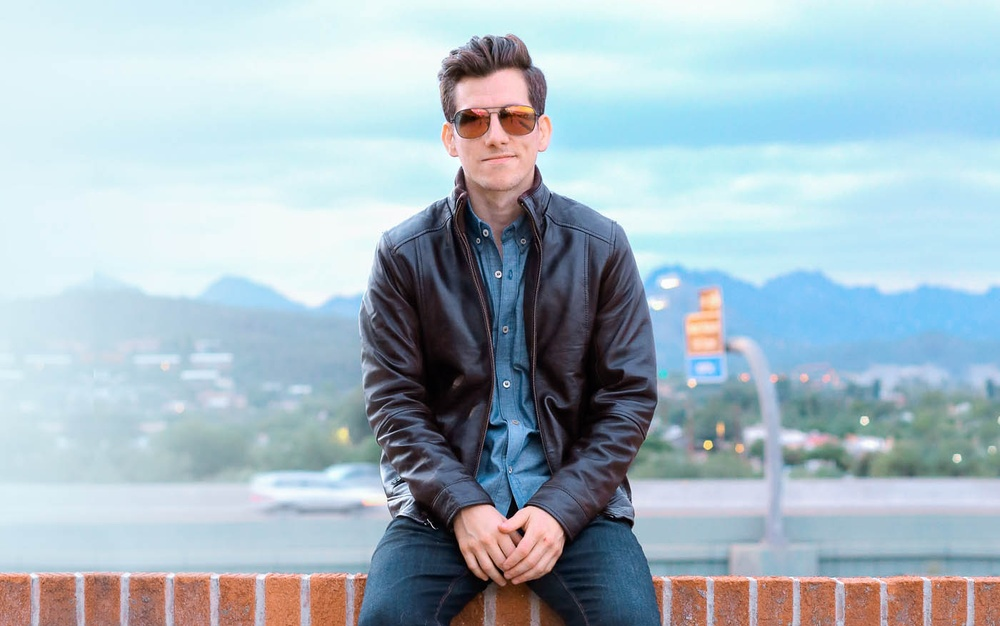
#> input picture simple.jpg, 1000 x 626 px, shrunk from 1400 x 876 before the run
$ python ORBExample.py
#> lines starting #> are read from the running program, lines starting #| are printed output that depends on the picture
# -*- coding: utf-8 -*-
"""
Created on Sat Apr 27 10:21:05 2019

@author: eagle
"""

import numpy as np
import cv2
from matplotlib import pyplot as plt

img = cv2.imread('simple.jpg',0)
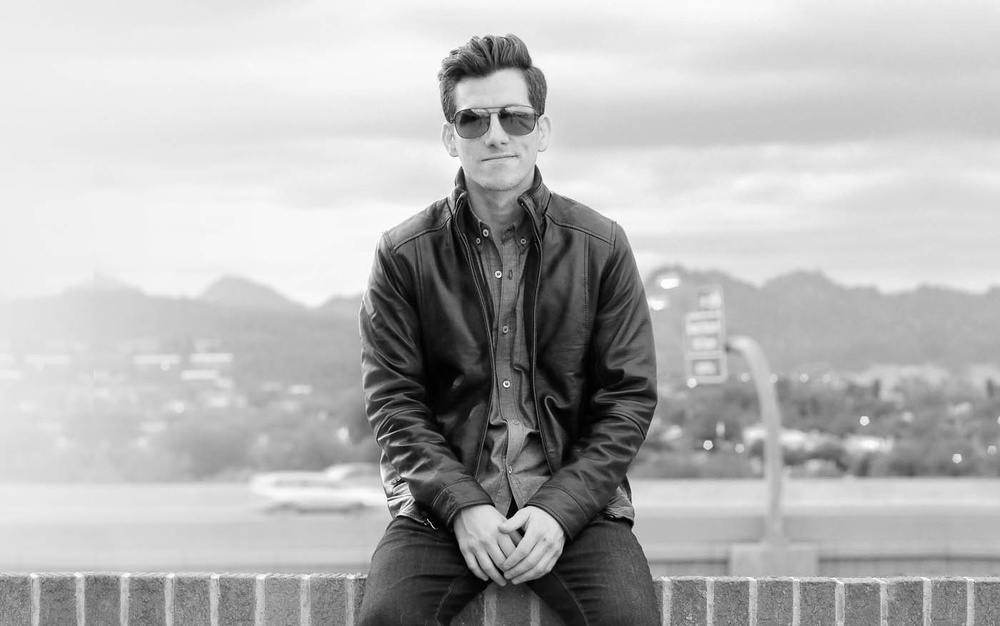
#> img: shape (626, 1000); min 0, max 255, mean 181.1

# Initiate STAR detector
orb = cv2.ORB_create(10000)

# find the keypoints with ORB
kp = orb.detect(img, None)
#> kp = 5883 keypoints; strongest (x, y, size): (506, 384, 31), (499, 274, 31), (497, 274, 31), (508, 518, 31)

# compute the descriptors with ORB
kp, des = orb.compute(img, kp)

# draw only keypoints location,not size and orientation
img2 = cv2.drawKeypoints(img,kp, None, color=(0,255,0), flags=0)
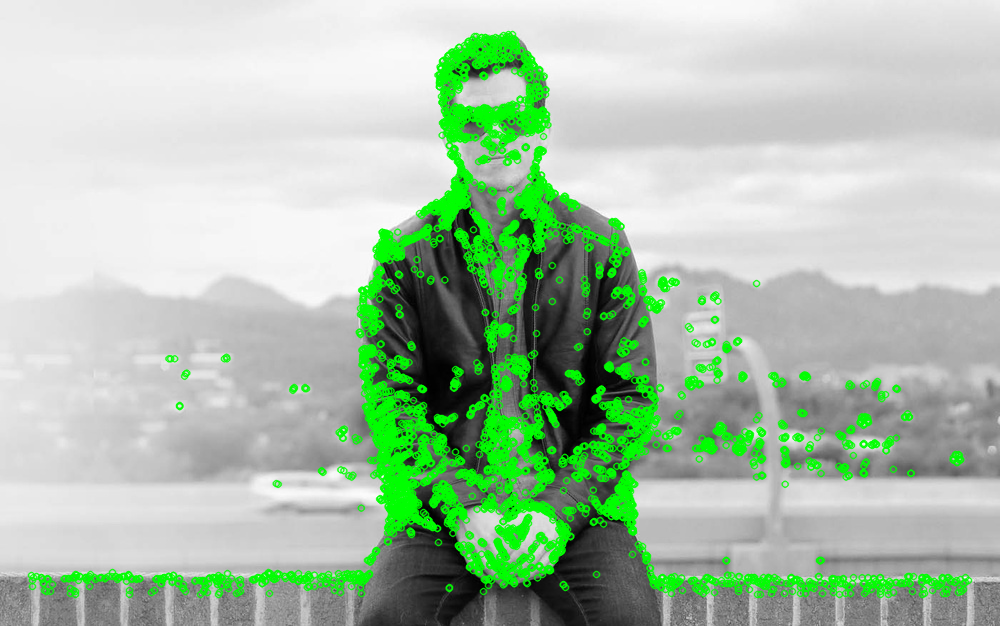
#> img2: shape (626, 1000, 3); mean of channels 0, 1, 2 170.3, 193.8, 170.3; drawn as B, G, R
plt.imshow(img2),plt.show()
